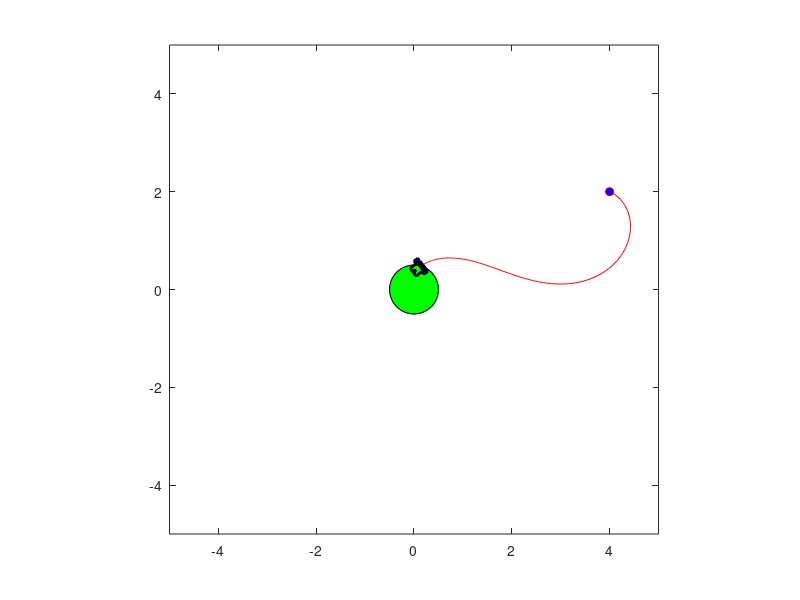

Recreate this plot in MATLAB.
function main()
clc
close all
clear all
%% =========== Set the paramters =======
mob_L=0.2; % The Mobile Robot length
mob_W=0.1; % The Mobile Robot width
T=0.01; % Sampling Time
k=2; % Sampling counter
x(k-1)=4; % initilize the state x
y(k-1)=2; % initilize the state y
theta(k-1)=0.5; % initilize the state theta
t=0; % intilize the time
goalx=0;
goaly=0;

k_rho = 3;
k_alpha = 8;
k_beta = -1.5;
%=====================================
%% =========== The main loop ==========
while(x(k-1)^2+y(k-1)^2>0.5^2)
    
    delta_x = goalx-x(k-1);
    delta_y = goaly-y(k-1);
    
    rho = sqrt(delta_x^2+delta_y^2);
    alpha = -theta(k-1)+atan2(delta_y,delta_x);
    disp(alpha*180/pi);

    if(-pi>=alpha||alpha>pi)
        theta(k-1) = -theta(k-1);
        disp("aaa");
        alpha = -theta(k-1)+atan2(delta_y,delta_x);
    end

    beta = -theta(k-1)-alpha;
    v = k_rho*rho;
    W = k_alpha*alpha+k_beta*beta;
    theta(k) = W*T+theta(k-1);

    
    x(k) = v*T*cos(theta(k-1)) + x(k-1);
    y(k) = v*T*sin(theta(k-1)) + y(k-1);
    
    draw_robot();
    t=t+T;
    k=k+1;
end
%=====================================
    function draw_goal()
        plot(0.5*cos(0:pi/20:2*pi),0.5*sin(0:pi/20:2*pi),'-')
        axis equal
        fill(0.5*cos(0:pi/20:2*pi),0.5*sin(0:pi/20:2*pi),'g');%用红色填充
    end

%% === Draw the mobile robot & Path ====
    function draw_robot()
        xmin=-5; % setting the figure limits
        xmax=5;
        ymin=-5;
        ymax=5;
        mob_L=0.2; % The Mobile Robot length
        mob_W=0.1; % The Mobile Robot width
        Tire_W=0.05; % The Tire width
        Tire_L=mob_L/2;  % The Tire length
        plot(x,y,'-r') % Dawing the Path
        axis([xmin xmax ymin ymax]) % setting the figure limits
        axis square
        hold on
        
        plot(x(1),y(1),'ro','MarkerFaceColor','b')
        draw_goal();
        % Body
        v1=[mob_L;-mob_W];
        v2=[-mob_L/4;-mob_W];
        v3=[-mob_L/4;mob_W];
        v4=[mob_L;mob_W];
        %Right Tire
        v5=[Tire_L/2;-mob_W-0.02];
        v6=[Tire_L/2;-mob_W-Tire_W-0.02];
        v7=[-Tire_L/2;-mob_W-Tire_W-0.02];
        v8=[-Tire_L/2;-mob_W-0.02];
        %Left Tire
        v9=[Tire_L/2;mob_W+0.02];
        v10=[Tire_L/2;mob_W+Tire_W+0.02];
        v11=[-Tire_L/2;mob_W+Tire_W+0.02];
        v12=[-Tire_L/2;mob_W+0.02];
        %Line
        v13=[0;-mob_W-0.02];
        v14=[0;mob_W+0.02];
        %Front Tire
        v15=[mob_L;Tire_W/2];
        v16=[mob_L;-Tire_W/2];
        v17=[mob_L-Tire_L/1.5;-Tire_W/2];
        v18=[mob_L-Tire_L/1.5;Tire_W/2];
        
        R=[cos(theta(k)) -sin(theta(k));sin(theta(k)) cos(theta(k))]; % Rotation Matrix
        P=[x(k);y(k)]; % Position Matrix
        
        v1=R*v1+P;
        v2=R*v2+P;
        v3=R*v3+P;
        v4=R*v4+P;
        
        v5=R*v5+P;
        v6=R*v6+P;
        v7=R*v7+P;
        v8=R*v8+P;
        
        v9=R*v9+P;
        v10=R*v10+P;
        v11=R*v11+P;
        v12=R*v12+P;
        
        v13=R*v13+P;
        v14=R*v14+P;
        
        v15=R*v15+P;
        v16=R*v16+P;
        v17=R*v17+P;
        v18=R*v18+P;
        
        
        %Body
        mob_x=[v1(1) v2(1) v3(1) v4(1) v1(1)];
        mob_y=[v1(2) v2(2) v3(2) v4(2) v1(2)];
        plot(mob_x,mob_y,'-k','linewidth',2)
        
        %Right Tire
        mob_x=[v5(1) v6(1) v7(1) v8(1) v5(1)];
        mob_y=[v5(2) v6(2) v7(2) v8(2) v5(2)];
        plot(mob_x,mob_y,'-k','linewidth',2)
        fill(mob_x,mob_y,'b')
        
        %Left Tire
        mob_x=[v9(1) v10(1) v11(1) v12(1) v9(1)];
        mob_y=[v9(2) v10(2) v11(2) v12(2) v9(2)];
        plot(mob_x,mob_y,'-k','linewidth',2)
        fill(mob_x,mob_y,'b')
        
        %Line Between tires
        mob_x=[v13(1) v14(1)];
        mob_y=[v13(2) v14(2)];
        plot(mob_x,mob_y,'-k','linewidth',3)
        
        %Front tire
        mob_x=[v15(1) v16(1) v17(1) v18(1) v15(1)];
        mob_y=[v15(2) v16(2) v17(2) v18(2) v15(2)];
        plot(mob_x,mob_y,'-k','linewidth',1)
        fill(mob_x,mob_y,'b')
        
        drawnow
        hold off
    end
%=====================================

end